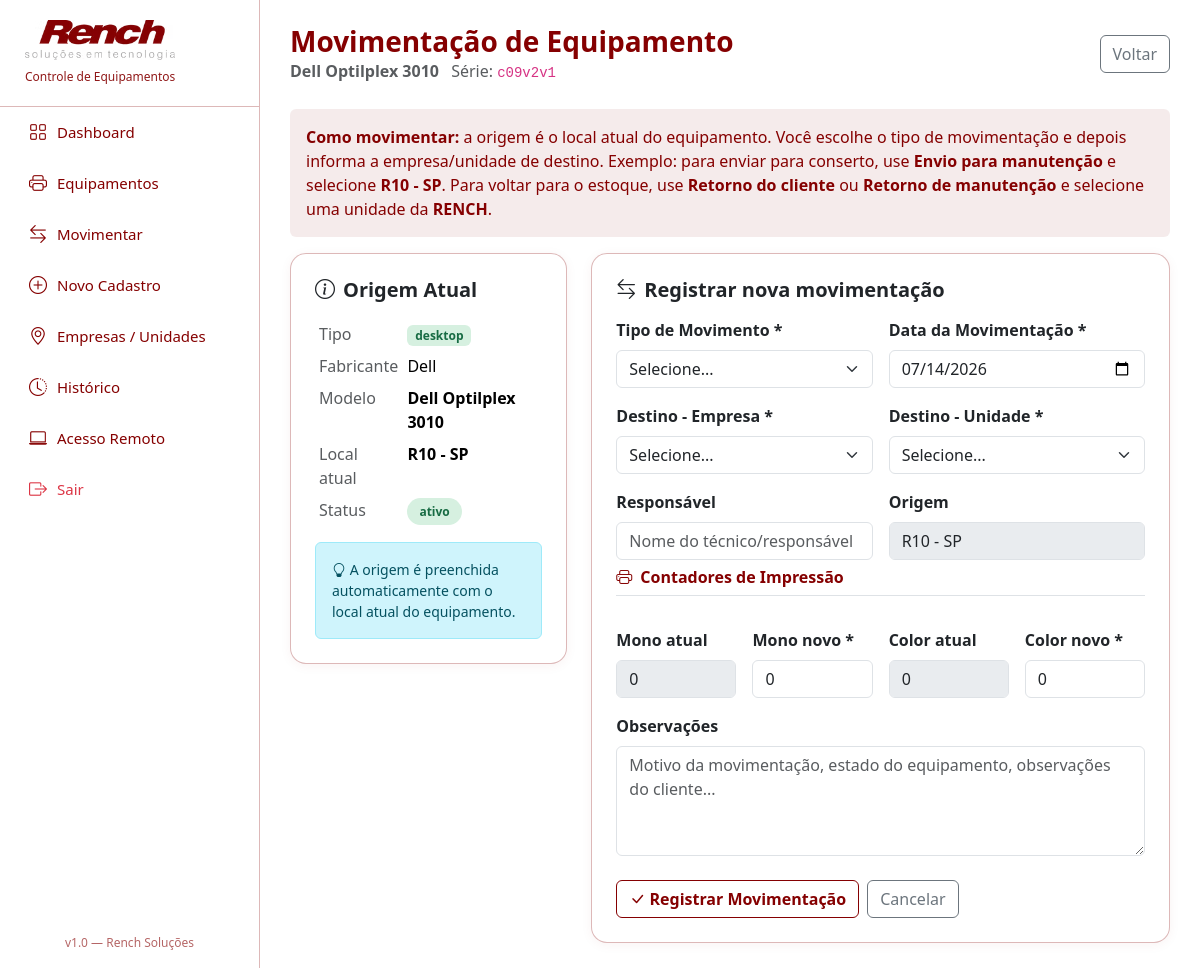
/movimentar/971 (signed in), run on the app's committed database.
### tables this page shows
CREATE TABLE equipamentos (
            id INTEGER PRIMARY KEY AUTOINCREMENT,
            codigo TEXT,
            tipo_equipamento TEXT NOT NULL CHECK(tipo_equipamento IN ('impressora','desktop','notebook','servidor','monitor','periferico')),
            fabricante TEXT,
            modelo TEXT NOT NULL,
            numero_serie TEXT,
            patrimonio TEXT,
            
            -- Campos especificos IMPRESSORA
            funcao TEXT CHECK(funcao IN ('impressora','multifuncional')),
            tipo_impressao TEXT CHECK(tipo_impressao IN ('laser','jato_de_tinta','etiqueta','termica')),
            tamanho_papel TEXT CHECK(tamanho_papel IN ('A3','A4','etiqueta','cupom')),
            funcionalidades TEXT,
            contador_mono INTEGER DEFAULT 0,
            contador_color INTEGER DEFAULT 0,
            
            -- Campos especificos COMPUTADOR/SERVIDOR
            processador_modelo TEXT,
            processador_geracao TEXT,
            processador_velocidade TEXT,
            memoria_capacidade TEXT,
            memoria_tipo TEXT,
            memoria_barramento TEXT,
            memoria_velocidade TEXT,
            armazenamento_1_capacidade TEXT,
            armazenamento_1_tipo TEXT,
            armazenamento_2_capacidade TEXT,
            armazenamento_2_tipo TEXT,
            armazenamento_3_capacidade TEXT,
            armazenamento_3_tipo TEXT,
            
            -- Campos comuns
            status TEXT DEFAULT 'ativo' CHECK(status IN ('ativo','inativo')),
            local_atual_id INTEGER,
            local_atual_nome TEXT,
            cliente_atual TEXT,
            observacoes TEXT,
            data_cadastro TIMESTAMP DEFAULT CURRENT_TIMESTAMP,
            ativo INTEGER DEFAULT 1, unidade_id INTEGER REFERENCES unidades(id),
            FOREIGN KEY (local_atual_id) REFERENCES locais(id)
        );

### app.py (the view, shortened to what this page needs)
@app.route('/movimentar/<int:equip_id>', methods=['GET', 'POST'])
@login_required
def movimentar(equip_id):
    db = get_db()
    cur = db.cursor()
    cur.execute("SELECT e.*, u.nome as unidade_nome, emp.nome as empresa_nome FROM equipamentos e LEFT JOIN unidades u ON u.id=e.unidade_id LEFT JOIN empresas emp ON emp.id=u.empresa_id WHERE e.id=?", (equip_id,))
    equip = cur.fetchone()
    if not equip:
        flash("Equipamento nao encontrado!", "danger")
        return redirect(url_for('lista_equipamentos'))
    cur.execute("""
        SELECT e.id as empresa_id, e.nome as empresa_nome, e.tipo as empresa_tipo,
               u.id as unidade_id, u.nome as unidade_nome, u.setor
        FROM empresas e
        LEFT JOIN unidades u ON u.empresa_id = e.id AND u.ativo=1
        WHERE e.ativo=1
        ORDER BY e.tipo DESC, e.nome, u.nome
    """)
    locais = cur.fetchall()
    return render_template('movimentacao_form.html', equip=equip, locais=locais)

### app.py (called while the page is built)
def get_db():
    db = getattr(g, '_database', None)
    if db is None:
        db = g._database = sqlite3.connect(DATABASE)
        db.row_factory = sqlite3.Row
    return db

@app.teardown_appcontext
def close_connection(exception):
    db = getattr(g, '_database', None)
    if db is not None:
        db.close()

def login_required(f):
    @wraps(f)
    def decorated_function(*args, **kwargs):
        if not session.get('logado'):
            return redirect(url_for('login'))
        return f(*args, **kwargs)
    return decorated_function

### templates/movimentacao_form.html (shortened to what this page needs)
{% extends "base.html" %}
{% block content %}
<div class="page-header">
  <div>
    <h1>Movimentação de Equipamento</h1>
    <p class="text-muted mb-0">
      <strong>{{equip.modelo}}</strong>
      {% if equip.numero_serie %}<span class="ms-2">Série: <code>{{equip.numero_serie}}</code></span>{% endif %}
    </p>
  </div>
  <a href="{{url_for('detalhe_equipamento', equip_id=equip.id)}}" class="btn btn-outline-secondary">Voltar</a>
</div>
<div class="alert alert-info border-0" style="background:var(--primary-light);color:var(--primary);">
  <strong>Como movimentar:</strong>
  a origem é o local atual do equipamento. Você escolhe o tipo de movimentação e depois informa a empresa/unidade de destino.
  Exemplo: para enviar para conserto, use <strong>Envio para manutenção</strong> e selecione <strong>R10 - SP</strong>.
  Para voltar para o estoque, use <strong>Retorno do cliente</strong> ou <strong>Retorno de manutenção</strong> e selecione uma unidade da <strong>RENCH</strong>.
</div>
<div class="row g-4">
  <div class="col-lg-4">
    <div class="card card-dashboard p-4">
      <h5 class="fw-bold mb-3"><i class="bi bi-info-circle me-2"></i>Origem Atual</h5>
      <table class="table table-borderless table-sm mb-0">
        <tr><td class="text-muted">Tipo</td><td><span class="badge badge-{{equip.tipo_equipamento}}">{{equip.tipo_equipamento}}</span></td></tr>
        <tr><td class="text-muted">Fabricante</td><td>{{equip.fabricante or '-'}}</td></tr>
        <tr><td class="text-muted">Modelo</td><td><strong>{{equip.modelo}}</strong></td></tr>
        <tr><td class="text-muted">Local atual</td><td><strong>{{equip.local_atual_nome or 'Não informado'}}</strong></td></tr>
        <tr><td class="text-muted">Status</td><td><span class="status-badge {{'s-estoque' if equip.status=='ativo' else 's-descartado'}}">{{equip.status}}</span></td></tr>
      </table>
      <div class="alert alert-info mt-3 mb-0 small">
        <i class="bi bi-lightbulb"></i>
        A origem é preenchida automaticamente com o local atual do equipamento.
      </div>
    </div>
  </div>
  <div class="col-lg-8">
    <div class="card card-dashboard p-4">
      <h5 class="fw-bold mb-3"><i class="bi bi-arrow-left-right me-2"></i>Registrar nova movimentação</h5>
      <form method="POST">
        <div class="row g-3">
          <div class="col-md-6">
            <label class="form-label fw-bold">Tipo de Movimento *</label>
            <select name="tipo_movimento" class="form-select" required onchange="ajustarMovimento(this.value)">
              <option value="">Selecione...</option>
            </select>
          </div>
          <div class="col-md-6">
            <label class="form-label fw-bold">Data da Movimentação *</label>
            <input type="date" name="data_movimentacao" id="data_movimentacao" class="form-control" required>
          </div>
          <div class="col-md-6">
            <label class="form-label fw-bold">Destino - Empresa *</label>
            <select id="destino_empresa_id" class="form-select" required onchange="carregarDestinoUnidades()">
              <option value="">Selecione...</option>
            </select>
          </div>
          <div class="col-md-6">
            <label class="form-label fw-bold">Destino - Unidade *</label>
            <select name="destino_unidade_id" id="destino_unidade_id" class="form-select" required>
              <option value="">Selecione...</option>
            </select>
          </div>
          <div class="col-md-6">
            <label class="form-label fw-bold">Responsável</label>
            <input name="responsavel" class="form-control" placeholder="Nome do técnico/responsável">
          </div>
          <div class="col-md-6">
            <label class="form-label fw-bold">Origem</label>
            <input class="form-control" value="{{equip.local_atual_nome or 'Não informado'}}" disabled>
          </div>
          <div class="col-12 mt-2">
            <h6 class="fw-bold border-bottom pb-2 mb-3" style="color:var(--primary)"><i class="bi bi-printer me-2"></i>Contadores de Impressão</h6>
          </div>
          <div class="col-md-3">
            <label class="form-label fw-bold">Mono atual</label>
            <input class="form-control" value="{{equip.contador_mono or 0}}" disabled>
          </div>
          <div class="col-md-3">
            <label class="form-label fw-bold">Mono novo *</label>
            <input type="number" name="contador_mono_novo" class="form-control" min="0" value="{{equip.contador_mono or 0}}" required>
          </div>
          <div class="col-md-3">
            <label class="form-label fw-bold">Color atual</label>
            <input class="form-control" value="{{equip.contador_color or 0}}" disabled>
          </div>
          <div class="col-md-3">
            <label class="form-label fw-bold">Color novo *</label>
            <input type="number" name="contador_color_novo" class="form-control" min="0" value="{{equip.contador_color or 0}}" required>
          </div>
          <div class="col-12">
            <label class="form-label fw-bold">Observações</label>
            <textarea name="observacoes" class="form-control" rows="4" placeholder="Motivo da movimentação, estado do equipamento, observações do cliente..."></textarea>
          </div>
        </div>
        <div class="d-flex gap-2 mt-4">
          <button type="submit" class="btn btn-rench-primary"><i class="bi bi-check-lg"></i> Registrar Movimentação</button>
          <a href="{{url_for('detalhe_equipamento', equip_id=equip.id)}}" class="btn btn-outline-secondary">Cancelar</a>
        </div>
      </form>
    </div>
  </div>
</div>
{% endblock %}

### templates/base.html (style rules this page uses)
:root { --primary:#850001;--primary-dark:#650001;--primary-light:rgba(133,0,1,0.08);--primary-borda:rgba(133,0,1,0.28);--accent:#850001;--success:#176B43;--danger:#850001;--warning:#B76E00;--bg:#FFFFFF;--sidebar-width:260px; }
body { background:var(--bg);font-family:'Segoe UI',Arial,sans-serif;color:#222; }
.card-dashboard { border:1px solid var(--primary-borda);border-radius:16px;box-shadow:0 2px 12px rgba(133,0,1,0.05);transition:0.2s;background:#fff; }
.badge-desktop { background:#D6F0E0;color:var(--success); }
.btn-rench-primary { background:#fff;border-color:var(--primary);color:var(--primary);font-weight:700; }
.status-badge { font-size:12px;padding:5px 12px;border-radius:20px;font-weight:600; }
.s-estoque { background:#D6F0E0;color:var(--success); }
.page-header { display:flex;justify-content:space-between;align-items:center;margin-bottom:25px; }
.page-header h1 { font-size:28px;font-weight:700;color:var(--primary);margin:0; }

### data on the page
equipamentos: modelo "Dell Optilplex 3010", numero_serie "c09v2v1", tipo_equipamento "desktop", fabricante "Dell", local_atual_nome "R10 - SP", status "ativo", contador_mono "0", contador_mono_novo "0", contador_color "0", contador_color_novo "0"
